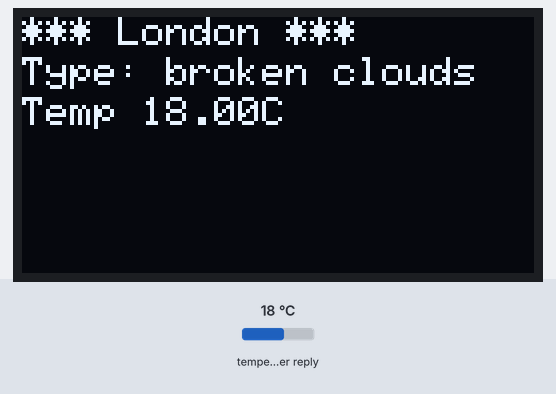
The sketch below on a simulated ESP8266 (NodeMCU). On the bench: 128×64 one-colour display. The test bench sets the inputs (shaded band); at power-on: temperature in the weather reply 18 °C. WiFi joins after 1.5 s; servers stay silent unless stated; web services answer with replies made up by the test bench; what the sketch prints to the serial monitor is not drawn.

Above: at 15.5 s.

The sketch:

wk14.ino
```cpp
#include <ArduinoJson.h>
#include <ESP8266WiFi.h>

#include<Wire.h>
#include<SPI.h>
#include<Adafruit_GFX.h>
#include<Adafruit_SSD1306.h>

#define OLED_CLK 16 //D0
#define OLED_MOSI 5  //D1
#define OLED_RESET 4 //RES
#define OLED_DC 0  //DC
#define OLED_CS 2  //CS
//#define Light_PIN A0
Adafruit_SSD1306 display(OLED_MOSI, OLED_CLK, OLED_DC, OLED_RESET, OLED_CS);

const char* ssid     = "ASUS";           // insert your SSID
const char* password = "12345678900";   // insert your password

WiFiClient client;

const char* server = "api.openweathermap.org";  // server's address
const char* resource = "/data/2.5/weather?id=1668341&units=metric&APPID=7f9abc6839ab446bf8d5894bdae77685"; // insert your API key

char response[600]; // this fixed sized buffers works well for this project using the NodeMCU.


void setup(){
    delay(3000);
    // initialize serial
    Serial.begin(115200);
    while(!Serial){
        delay(100);
        }

    // initialize WiFi
    WiFi.begin(ssid, password);


  while (WiFi.status() != WL_CONNECTED) {
    delay(500);
    Serial.print(".");
  }
  Serial.println("");
  Serial.println("WiFi connected");
  Serial.println(WiFi.localIP());

  ///
  //pinMode(Light_PIN,INPUT);
  display.begin(SSD1306_SWITCHCAPVCC, 0x3D);
  display.clearDisplay();
  display.setTextWrap(false);
}


void loop(){

        // connect to server
        bool ok = client.connect(server, 80);
        bool beginFound = false;

        while(!ok){
            //Serial.print(".");
            delay(500);
        }

        delay(500);

        //Send request to resource
        client.print("GET ");
        client.print(resource);
        client.println(" HTTP/1.1");
        client.print("Host: ");
        client.println(server);
        client.println("Connection: close");
        client.println();

        delay(100);

        //Reading stream and remove headers
        client.setTimeout(10000);

        bool ok_header = ok_header = client.find("\r\n\r\n");

        while(!ok_header){
        // wait
        }

        client.readBytes(response, 800);

        // uncomment line below to see data received for debugging purposes or just fun
        // Serial.println(response);

        // process JSON
        DynamicJsonBuffer jsonBuffer;

        // But.....make sure the stream header is valid
        // Sometime OWM includes invalid data after the header
        // Parsing fails if this data is not removed

        if(int(response[0]) != 123){
            Serial.println("Wrong start char detected");
        int i = 0;
        while(!beginFound){
            if(int(response[i]) == 123){ // check for the "{"
            beginFound = true;
            Serial.print("{ found at ");
            Serial.println(i);
            }
            i++;
        }

            int eol = sizeof(response);
            Serial.print("Length = ");
            Serial.println(eol);


            //restructure by shifting the correct data
            Serial.println("restructure");
            for(int c=0; c<(eol-i); c++){
                response[c] = response[((c+i)-1)];
                Serial.print(response[c]);
            }

            Serial.println("Done...");


            }


        JsonObject& root = jsonBuffer.parseObject(response);

        if (!root.success()) {
        Serial.println("JSON parsing failed!");
        }
        else {
        //Serial.println("JSON parsing worked!");
        }

        const char* location = root["name"];
        const char* weather = root["weather"][0]["description"];
        double temp = root["main"]["temp"];

        // Print data to Serial
        Serial.print("*** ");
        Serial.print(location);
        Serial.println(" ***");
        Serial.print("Type: ");
        Serial.println(weather);
        Serial.print("Temp ");
        Serial.print(temp);
        Serial.println("C");
        Serial.println("----------");


      //int light = analogRead(Light_PIN);
  display.clearDisplay();
  display.setTextColor(WHITE);
  display.setTextSize(1);
  display.setCursor(0,0);

  display.print("*** ");
  display.print(location);
  display.print(" ***");

  display.setCursor(0,10);
  display.print("Type: ");
  display.print(weather);

  display.setCursor(0,20);
  display.print("Temp ");
  display.print(temp);
  display.print("C");

  display.display();


  client.stop(); // disconnect from server

  for(int x=0; x<10; x++){ // wait for new connection with progress indicator
         Serial.print(".");
         delay(99999); // the OWM free plan API does NOT allow more then 60 calls per minute
     }

     Serial.println("");
    }
```
